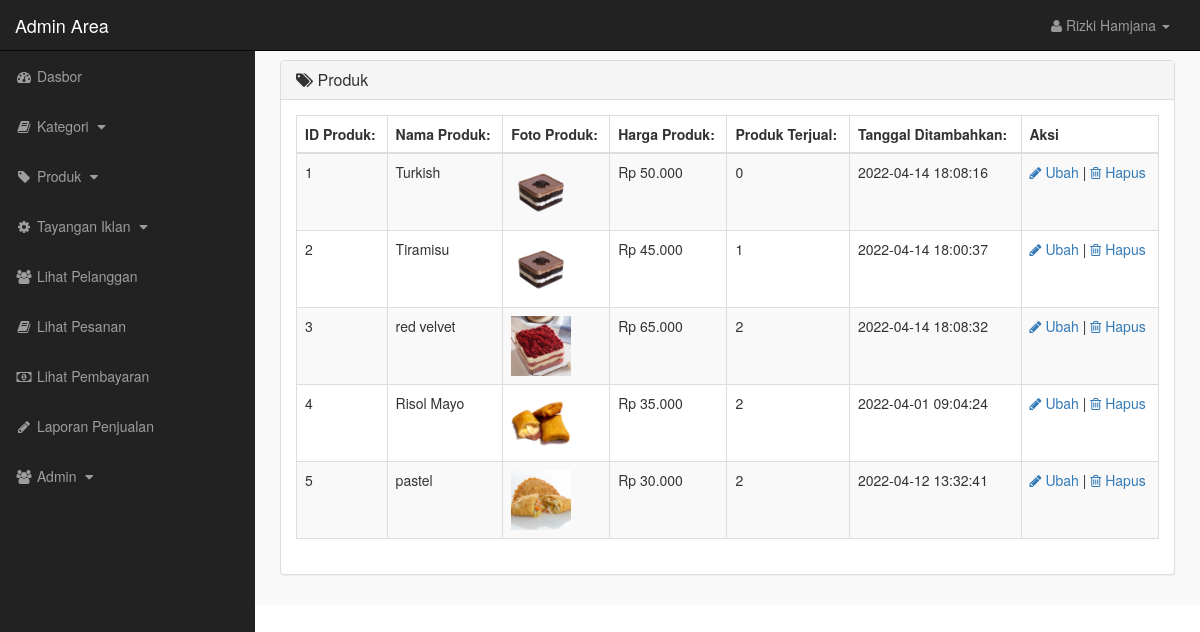
Page /admin_area/index.php?view_products (signed in) on the committed database.
### tables this page shows
CREATE TABLE `products` (
  `product_id` int(10) NOT NULL,
  `cat_id` int(10) NOT NULL,
  `cat2_id` int(10) NOT NULL,
  `date` timestamp NOT NULL DEFAULT current_timestamp() ON UPDATE current_timestamp(),
  `product_title` text NOT NULL,
  `product_img1` text NOT NULL,
  `product_img2` text NOT NULL,
  `product_img3` text NOT NULL,
  `product_price` bigint(20) DEFAULT NULL,
  `product_desc` text NOT NULL,
  `product_label` text NOT NULL,
  `product_sale` int(100) NOT NULL
);

### admin_area/view_products.php (the view)
<?php
    if(!isset($_SESSION['admin_email'])){
        echo "<script>window.open('login.php','_self')</script>";
    }else{
?>
<div class="row">
    <div class="col-lg-12">
        <div class="panel panel-default">
            <div class="panel-heading">
               <h3 class="panel-title">
                   <i class="fa fa-tags"></i>  Produk
               </h3>
            </div>
            <div class="panel-body">
                <div class="table-responsive">
                    <table class="table table-striped table-bordered table-hover">
                        <thead>
                            <tr>
                                <th> ID Produk: </th>
                                <th> Nama Produk: </th>
                                <th> Foto Produk: </th>
                                <th> Harga Produk: </th>
                                <th> Produk Terjual: </th>
                                <th> Tanggal Ditambahkan: </th>
                                <th> Aksi </th>
                            </tr>
                        </thead>
                        <tbody>
                            <?php
                                $i=0;
                                $get_pro = "select * from products";
                                $run_pro = mysqli_query($con,$get_pro);
                                while($row_pro=mysqli_fetch_array($run_pro)){
                                    $pro_id = $row_pro['product_id'];
                                    $pro_title = $row_pro['product_title'];
                                    $pro_img1 = $row_pro['product_img1'];
                                    $pro_price = $row_pro['product_price'];
                                    $pro_date = $row_pro['date'];
                                    $i++;
                            ?>
                            <tr>
                                <td> <?php echo $i; ?> </td>
                                <td> <?php echo $pro_title; ?> </td>
                                <td> <img src="product_images/<?php echo $pro_img1; ?>" width="60" height="60"></td>
                                <td> Rp <?php echo number_format($pro_price,0,',','.'); ?> </td>
                                <td> <?php
                                        $get_sold = "select * from customer_orders where product_id='$pro_id'";
                                        $run_sold = mysqli_query($con,$get_sold);
                                        $count = mysqli_num_rows($run_sold);
                                        echo $count;
                                     ?>
                                </td>
                                <td> <?php echo $pro_date ?> </td>
                                <td>
                                    <a href="index.php?edit_product=<?php echo $pro_id; ?>">
                                     <i class="fa fa-pencil"></i> Ubah
                                    </a>
                                    |
                                     <a href="index.php?delete_product=<?php echo $pro_id; ?>"onclick = "if (! confirm('Ingin menghapus produk?')) { return false; }">
                                        <i class="fa fa-trash-o"></i> Hapus
                                     </a>
                                </td>
                            </tr>
                            <?php } ?>
                        </tbody>
                    </table>
                </div>
            </div>
        </div>
    </div>
</div>
<?php } ?>

### admin_area/includes/sidebar.php (shortened to what this page needs)
<?php
    if(!isset($_SESSION['admin_email'])){
        echo "<script>window.open('login.php','_self')</script>";
    }else{
?>
<nav class="navbar navbar-inverse navbar-fixed-top">
    <div class="navbar-header">
        <a href="index.php?dashboard" class="navbar-brand">Admin Area</a>
    </div>
    <ul class="nav navbar-right top-nav">
        <li class="dropdown">
            <a href="#" class="dropdown-toggle" data-toggle="dropdown">
                <i class="fa fa-user"></i> <?php echo $admin_name;  ?> <b class="caret"></b>
            </a>
        </li>
    </ul>
    <div class="collapse navbar-collapse navbar-ex1-collapse">
        <ul class="nav navbar-nav side-nav">
            <li>
                <a href="index.php?dashboard">
                        <i class="fa fa-fw fa-dashboard"></i> Dasbor
                </a>
            </li>
            <li>
                <a href="#" data-toggle="collapse" data-target="#cat">
                        <i class="fa fa-fw fa-book"></i> Kategori
                        <i class="fa fa-fw fa-caret-down"></i>
                </a>
            </li>
            <li>
                <a href="#" data-toggle="collapse" data-target="#products">
                        <i class="fa fa-fw fa-tag"></i> Produk
                        <i class="fa fa-fw fa-caret-down"></i>
                </a>
            </li>
            <li>
                <a href="#" data-toggle="collapse" data-target="#slides">
                        <i class="fa fa-fw fa-gear"></i> Tayangan Iklan
                        <i class="fa fa-fw fa-caret-down"></i>
                </a>
            </li>
            <li>
                <a href="index.php?view_customers">
                    <i class="fa fa-fw fa-users"></i> Lihat Pelanggan
                </a>
            </li>
            <li>
                <a href="index.php?view_orders">
                    <i class="fa fa-fw fa-book"></i> Lihat Pesanan
                </a>
            </li>
            <li>
                <a href="index.php?view_payments">
                    <i class="fa fa-fw fa-money"></i> Lihat Pembayaran
                </a>
            </li>
            <li>
                <a href="index.php?edit_css">
                    <i class="fa fa-fw fa-pencil"></i> Laporan Penjualan
                </a>
            </li>
            <li>
                <a href="#" data-toggle="collapse" data-target="#users">
                        <i class="fa fa-fw fa-users"></i> Admin
                        <i class="fa fa-fw fa-caret-down"></i>
                </a>
            </li>
        </ul>
    </div>
</nav>
<?php } ?>

### admin_area/css/style.css (style rules this page uses)
body { margin-top: 100px; }
@media (min-width: 768px) { body { margin-top: 50px; } }
@media (min-width: 768px) { .top-nav { margin: 0 15px; } }
@media (min-width: 768px) { .top-nav>li { float: none; display: inline-block; } }
@media (min-width: 768px) { .top-nav>li>a { color: #999999; line-height: 20px; padding-top: 15px; padding-bottom: 15px; } }
@media (min-width: 768px) { .panel-body { border-radius: 5px; } }

### rows in the picture
products: product_title "Turkish", product_img1 (picture), product_price "50.000", count "0", date "2022-04-14 18:08:16"
products: product_title "Tiramisu", product_img1 (picture), product_price "45.000", count "1", date "2022-04-14 18:00:37"
products: product_title "red velvet", product_img1 (picture), product_price "65.000", count "2", date "2022-04-14 18:08:32"
products: product_title "Risol Mayo", product_img1 (picture), product_price "35.000", count "2", date "2022-04-01 09:04:24"
products: product_title "pastel", product_img1 (picture), product_price "30.000", count "2", date "2022-04-12 13:32:41"

### other values in the picture
$admin_name "Rizki Hamjana"
